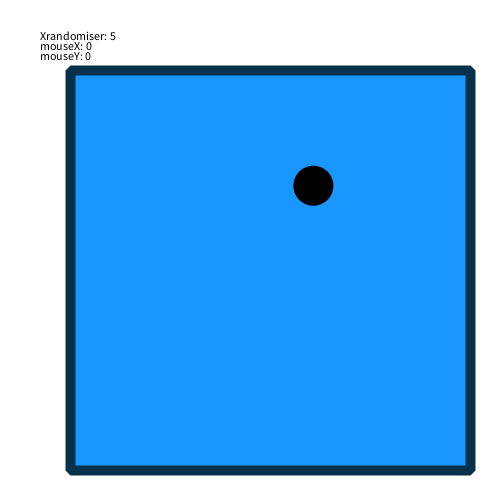
Frame 1 (no input)
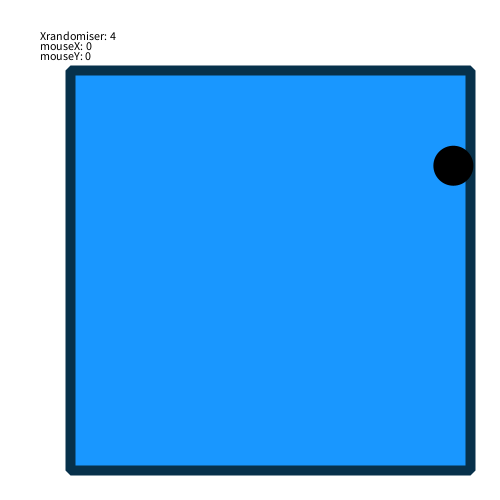
Frame 60 (the mouse pressed at the canvas centre just before this capture)
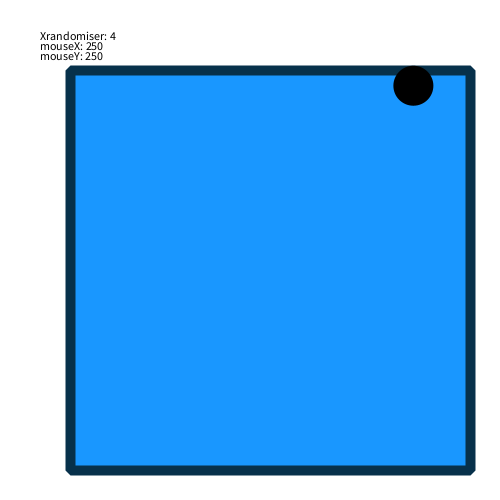
Frame 120 (the mouse held since frame 60 and released just before this capture)

The Processing sketch that drew these frames (run headless with seeded random() and noise(); from frame 60 on, the mouse is pressed at the canvas centre):

// Processing sketch: processing_106947
// ── processing_106947.pde

bot robot1 = new bot();

void setup(){
size(500,500);
frameRate(10);
}
void draw(){
  background(255);
  strokeWeight(10);
  strokeJoin(BEVEL);
  stroke(7,49,75);
  fill(25,151,277);
  rect(70,70, 400,400);
  noStroke();
  robot1.display();
  robot1.move();
  text("Xrandomiser: " + robot1.xrandomiser,40,40);
  text("mouseX: " + mouseX,40,50);
  text("mouseY: " + mouseY,40,60);
}
class bot {
float xp = random(100,430);
float yp = random(100,430);
float speed;
//boolean used to decide left or right direction
boolean xswitch;
//boolean used to decide up or down direction
boolean yswitch;
int xrandomiser;
int yrandomiser;


bot(){
}

void display(){
fill(0);
ellipse(xp,yp,40,40);
}

void move(){
////////////X MOTION
xrandomiser = int(random(1,6));
//stays still
if (xrandomiser == 1){
  if(xp < 450 && xp > 80){
    speed = 0;
    xp = xp + speed;
  }
}
//moves to right
if (xrandomiser == 2 || xrandomiser == 4){
  if(xp <= 450 || xp <= 80){
    speed = 20;
    xp = xp + speed;
  }
}
//moves to left
if (xrandomiser == 3 || xrandomiser == 5){
  if(xp >= 450 || xp >= 80){
    speed = 20;
    xp = xp - speed;
  }
}

////////////Y MOTION
yrandomiser = int(random(1,6));
//stays still
if (yrandomiser == 1){
  if(yp <= 450 && yp >= 80){
    speed = 0;
    yp = yp + speed;
  }
}
//moves down
if (yrandomiser == 2 || yrandomiser == 4){
  if(yp <= 450 || yp <= 80){
    speed = 20;
    yp = yp + speed;
  }
}
//moves up
if (yrandomiser == 3 || yrandomiser == 5){
  if(yp >= 430 || yp >= 80){
    speed = 20;
    yp = yp - speed;
  }
}

}

}
